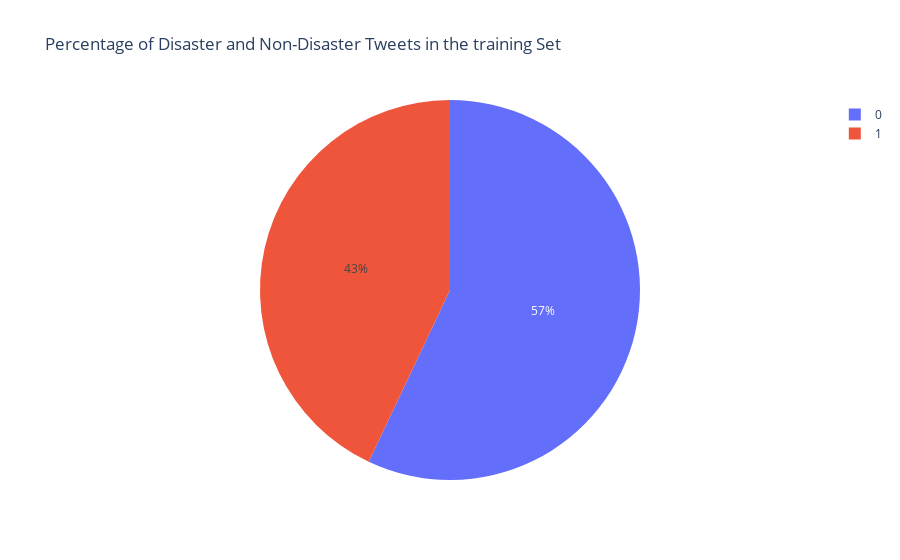

Notebook code cell kept with this figure:
### Code cell
plot_disaster_and_non_disaster_pie_distribution(raw=True)

### Figure 1 — Plotly figure (JSON) as saved in the notebook; plotly's stock layout.template omitted (floating-point values rounded to 4 significant figures)
{"data": [{"domain": {"x": [0, 1], "y": [0, 1]}, "hovertemplate": "Disaster Tweet=%{label}<br>count=%{value}<extra></extra>", "labels": [0, 1], "legendgroup": "", "name": "", "showlegend": true, "type": "pie", "values": [4342, 3271]}], "layout": {"legend": {"tracegroupgap": 0}, "title": {"text": "Percentage of Disaster and Non-Disaster Tweets in the training Set"}}}
